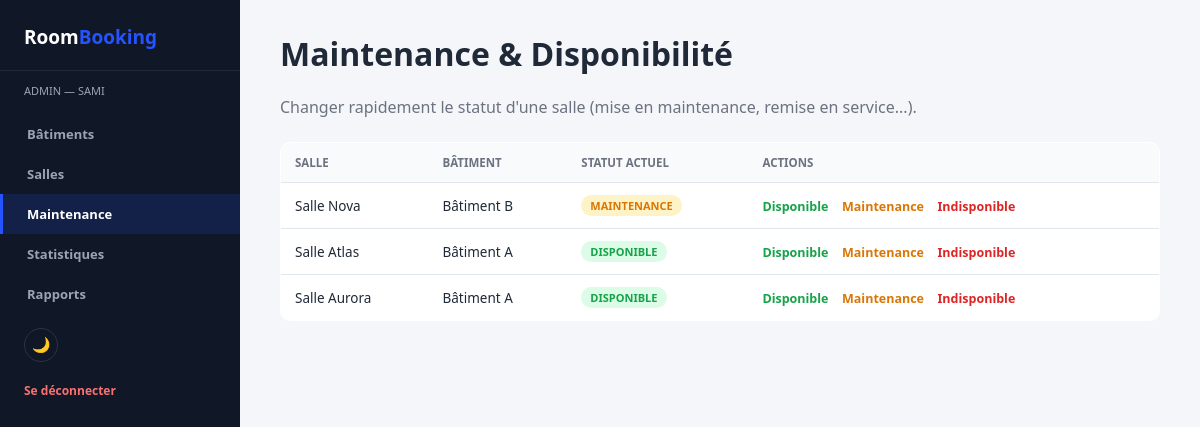
Page /View/Back/maintenance.php (signed in) on the committed database.
### tables this page shows
CREATE TABLE salle (
    id INT AUTO_INCREMENT PRIMARY KEY,
    batiment_id INT NOT NULL,
    etage INT NOT NULL,
    nom VARCHAR(100) NOT NULL,
    capacite INT NOT NULL,
    equipements VARCHAR(255) DEFAULT '',
    statut ENUM('Disponible','Maintenance','Indisponible') NOT NULL DEFAULT 'Disponible',
    FOREIGN KEY (batiment_id) REFERENCES batiment(id) ON DELETE CASCADE
);

CREATE TABLE batiment (
    id INT AUTO_INCREMENT PRIMARY KEY,
    nom VARCHAR(100) NOT NULL,
    adresse VARCHAR(150) NOT NULL,
    nombre_etages INT NOT NULL,
    latitude DECIMAL(10,7) NOT NULL,
    longitude DECIMAL(10,7) NOT NULL
);

### Controller/SalleController.php (called while the page is built, shortened)
<?php
class SalleController
{
    public function listSalles()
    {
        $pdo = config::getConnexion();
        $stmt = $pdo->query("SELECT s.*, b.nom AS batiment_nom, b.adresse AS batiment_adresse, b.latitude AS batiment_lat, b.longitude AS batiment_lng
                              FROM salle s
                              JOIN batiment b ON s.batiment_id = b.id
                              ORDER BY s.id DESC");
        return $stmt->fetchAll();
    }
}

### View/Back/maintenance.php (the view, shortened to what this page needs)
<?php
require_once __DIR__ . '/../../Controller/SalleController.php';
$controller = new SalleController();
$salles = $controller->listSalles();
function statutBadge($statut) {
    $map = ['Disponible' => 'badge-success', 'Maintenance' => 'badge-warning', 'Indisponible' => 'badge-danger'];
    $cls = $map[$statut] ?? 'badge-info';
    return "<span class='badge $cls'>" . htmlspecialchars($statut) . "</span>";
}
?>
<!DOCTYPE html>
<html lang="fr">
<head>
<link rel="stylesheet" href="assets/css/admin.css">
</head>
<body>
<?php include 'sidebar.php'; ?>
<div class="content">
    <h1>Maintenance &amp; Disponibilité</h1>
    <p class="subtitle">Changer rapidement le statut d'une salle (mise en maintenance, remise en service...).</p>
    <table class="admin-table">
        <tr><th>Salle</th><th>Bâtiment</th><th>Statut actuel</th><th>Actions</th></tr>
        <?php foreach ($salles as $s): ?>
        <tr>
            <td><?= htmlspecialchars($s['nom']) ?></td>
            <td><?= htmlspecialchars($s['batiment_nom']) ?></td>
            <td><?= statutBadge($s['statut']) ?></td>
            <td class="actions">
                <a href="maintenance.php?id=<?= $s['id'] ?>&set=Disponible" class="validate">Disponible</a>
                <a href="maintenance.php?id=<?= $s['id'] ?>&set=Maintenance" class="update">Maintenance</a>
                <a href="maintenance.php?id=<?= $s['id'] ?>&set=Indisponible" class="refuse">Indisponible</a>
            </td>
        </tr>
        <?php endforeach; ?>
    </table>
</div>
</body>
</html>

### View/Back/assets/css/admin.css (style rules this page uses)
:root { --bg:#f4f6fa; --panel:#ffffff; --line:#e2e6ee; --text:#1f2937; --text-dim:#6b7280; --primary:#2554ff; --primary-dark:#1a3fd6; --success:#16a34a; --danger:#dc2626; --warning:#d97706; --sidebar-bg:#101828; --sidebar-text:#9aa4b2; --table-header-bg:#f9fafc; --input-bg:#ffffff; --circle-track:#eef0f4; --radius:10px; }
* { box-sizing:border-box; }
body { margin:0; background:var(--bg); color:var(--text); transition:background .2s, color .2s; font-family:'Segoe UI',Roboto,Arial,sans-serif; display:flex; min-height:100vh; }
a { color:var(--primary); text-decoration:none; }
.content { flex:1; padding:32px 40px; }
.content h1 { margin-top:0; }
.content .subtitle { color:var(--text-dim); margin-bottom:24px; }
table.admin-table { width:100%; border-collapse:collapse; background:var(--panel); border:1px solid var(--line); border-radius:var(--radius); overflow:hidden; }
table.admin-table th, table.admin-table td { padding:12px 14px; border-bottom:1px solid var(--line); text-align:left; font-size:13.5px; }
table.admin-table th { background:var(--table-header-bg); color:var(--text-dim); text-transform:uppercase; font-size:11.5px; }
.badge { display:inline-block; font-size:11px; padding:3px 9px; border-radius:20px; font-weight:700; text-transform:uppercase; }
.badge-success { background:#dcfce7; color:var(--success); }
.badge-warning { background:#fef3c7; color:var(--warning); }
.actions a { margin-right:10px; font-size:12.5px; font-weight:700; }
.actions a.update { color:var(--warning); }
.actions a.validate { color:var(--success); }
.actions a.refuse { color:var(--danger); }

### rows in the picture
salle: nom "Salle Nova", batiment.nom "Bâtiment B", statut "MAINTENANCE"
salle: nom "Salle Atlas", batiment.nom "Bâtiment A", statut "DISPONIBLE"
salle: nom "Salle Aurora", batiment.nom "Bâtiment A", statut "DISPONIBLE"

### other values in the picture
$role "ADMIN"
$_SESSION['prenom'] "SAMI"
